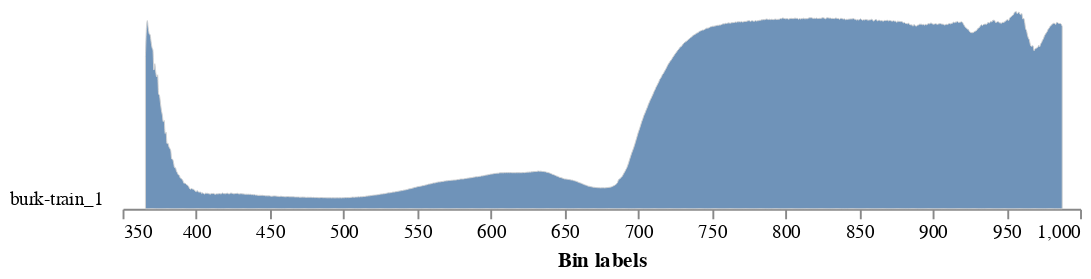

Notebook code for this chart:
### Code cell
#Find the spectra of that custom ROI area

train_hist  = pcv.analyze.spectral_reflectance(hsi=training_hyper, labeled_mask=training_mask, n_labels=1, label="burk-train")

### Figure 1 — Vega-Lite specification as saved in the notebook (floating-point values rounded to 4 significant figures; data arrays with more than 128 entries replaced by an {"elided": "..."} marker saying what was removed)
{"config": {"view": {"continuousWidth": 300, "continuousHeight": 300, "stroke": null}, "axis": {"grid": false}, "facet": {"columns": 1, "spacing": 0}, "title": {"anchor": "end"}}, "data": {"name": "data-f439eba47779b80fdb37535610bb2c6f"}, "facet": {"field": "sample", "header": {"labelAngle": 0, "labelAlign": "left", "labelOrient": "left"}, "title": null, "type": "nominal"}, "spec": {"mark": {"type": "area", "fillOpacity": 0.8, "interpolate": "monotone", "stroke": "lightgray", "strokeWidth": 0.5}, "encoding": {"x": {"field": "label", "title": "Bin labels", "type": "quantitative"}, "y": {"axis": null, "field": "value", "scale": {"range": [10, -100]}, "type": "quantitative"}}, "height": 10, "width": 500}, "bounds": "flush", "$schema": "https://vega.github.io/schema/vega-lite/v5.20.1.json", "datasets": {"data-f439eba47779b80fdb37535610bb2c6f": {"elided": "978 records"}}}
